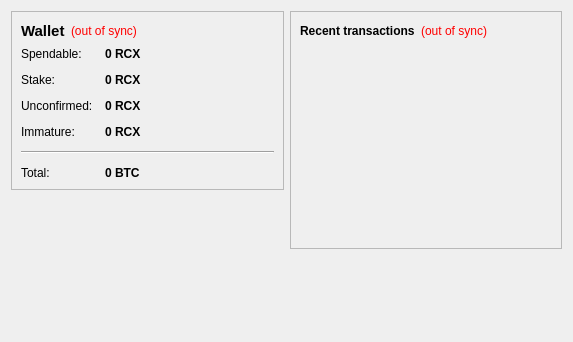
<?xml version="1.0" encoding="UTF-8"?>
<ui version="4.0">
 <class>OverviewPage</class>
 <widget class="QWidget" name="OverviewPage">
  <property name="geometry">
   <rect>
    <x>0</x>
    <y>0</y>
    <width>573</width>
    <height>342</height>
   </rect>
  </property>
  <property name="windowTitle">
   <string>Form</string>
  </property>
  <layout class="QHBoxLayout" name="horizontalLayout" stretch="1,1">
   <item>
    <layout class="QVBoxLayout" name="verticalLayout_2">
     <item>
      <widget class="QFrame" name="frame">
       <property name="frameShape">
        <enum>QFrame::StyledPanel</enum>
       </property>
       <property name="frameShadow">
        <enum>QFrame::Raised</enum>
       </property>
       <layout class="QVBoxLayout" name="verticalLayout_4">
        <item>
         <layout class="QHBoxLayout" name="horizontalLayout_4">
          <item>
           <widget class="QLabel" name="label_5">
            <property name="font">
             <font>
              <pointsize>11</pointsize>
              <weight>75</weight>
              <bold>true</bold>
             </font>
            </property>
            <property name="text">
             <string>Wallet</string>
            </property>
           </widget>
          </item>
          <item>
           <widget class="QLabel" name="labelWalletStatus">
            <property name="toolTip">
             <string>The displayed information may be out of date. Your wallet automatically synchronizes with the RedCrowCoin network after a connection is established, but this process has not completed yet.</string>
            </property>
            <property name="styleSheet">
             <string notr="true">QLabel { color: red; }</string>
            </property>
            <property name="text">
             <string notr="true">(out of sync)</string>
            </property>
            <property name="alignment">
             <set>Qt::AlignLeading|Qt::AlignLeft|Qt::AlignVCenter</set>
            </property>
           </widget>
          </item>
          <item>
           <spacer name="horizontalSpacer_2">
            <property name="orientation">
             <enum>Qt::Horizontal</enum>
            </property>
            <property name="sizeHint" stdset="0">
             <size>
              <width>40</width>
              <height>20</height>
             </size>
            </property>
           </spacer>
          </item>
         </layout>
        </item>
        <item>
         <layout class="QFormLayout" name="formLayout_2">
          <property name="fieldGrowthPolicy">
           <enum>QFormLayout::AllNonFixedFieldsGrow</enum>
          </property>
          <property name="horizontalSpacing">
           <number>12</number>
          </property>
          <property name="verticalSpacing">
           <number>12</number>
          </property>
          <item row="0" column="0">
           <widget class="QLabel" name="label">
            <property name="text">
             <string>Spendable:</string>
            </property>
           </widget>
          </item>
          <item row="0" column="1">
           <widget class="QLabel" name="labelBalance">
            <property name="font">
             <font>
              <weight>75</weight>
              <bold>true</bold>
             </font>
            </property>
            <property name="cursor">
             <cursorShape>IBeamCursor</cursorShape>
            </property>
            <property name="toolTip">
             <string>Your current spendable balance</string>
            </property>
            <property name="text">
             <string notr="true">0 RCX</string>
            </property>
            <property name="textInteractionFlags">
             <set>Qt::LinksAccessibleByMouse|Qt::TextSelectableByKeyboard|Qt::TextSelectableByMouse</set>
            </property>
           </widget>
          </item>
          <item row="1" column="0">
           <widget class="QLabel" name="label_6">
            <property name="text">
             <string>Stake:</string>
            </property>
           </widget>
          </item>
          <item row="1" column="1">
           <widget class="QLabel" name="labelStake">
            <property name="font">
             <font>
              <weight>75</weight>
              <bold>true</bold>
             </font>
            </property>
            <property name="cursor">
             <cursorShape>IBeamCursor</cursorShape>
            </property>
            <property name="toolTip">
             <string>Total of coins that was staked, and do not yet count toward the current balance</string>
            </property>
            <property name="text">
             <string notr="true">0 RCX</string>
            </property>
            <property name="textInteractionFlags">
             <set>Qt::LinksAccessibleByMouse|Qt::TextSelectableByKeyboard|Qt::TextSelectableByMouse</set>
            </property>
           </widget>
          </item>
          <item row="2" column="0">
           <widget class="QLabel" name="label_3">
            <property name="text">
             <string>Unconfirmed:</string>
            </property>
           </widget>
          </item>
          <item row="2" column="1">
           <widget class="QLabel" name="labelUnconfirmed">
            <property name="font">
             <font>
              <weight>75</weight>
              <bold>true</bold>
             </font>
            </property>
            <property name="cursor">
             <cursorShape>IBeamCursor</cursorShape>
            </property>
            <property name="toolTip">
             <string>Total of transactions that have yet to be confirmed, and do not yet count toward the current balance</string>
            </property>
            <property name="text">
             <string notr="true">0 RCX</string>
            </property>
            <property name="textInteractionFlags">
             <set>Qt::LinksAccessibleByMouse|Qt::TextSelectableByKeyboard|Qt::TextSelectableByMouse</set>
            </property>
           </widget>
          </item>
          <item row="3" column="0">
           <widget class="QLabel" name="labelImmatureText">
            <property name="text">
             <string>Immature:</string>
            </property>
           </widget>
          </item>
          <item row="3" column="1">
           <widget class="QLabel" name="labelImmature">
            <property name="font">
             <font>
              <weight>75</weight>
              <bold>true</bold>
             </font>
            </property>
            <property name="toolTip">
             <string>Mined balance that has not yet matured</string>
            </property>
            <property name="text">
             <string notr="true">0 RCX</string>
            </property>
            <property name="textInteractionFlags">
             <set>Qt::LinksAccessibleByMouse|Qt::TextSelectableByKeyboard|Qt::TextSelectableByMouse</set>
            </property>
           </widget>
          </item>
          <item row="4" column="0" colspan="2">
           <widget class="Line" name="line">
            <property name="orientation">
             <enum>Qt::Horizontal</enum>
            </property>
           </widget>
          </item>
          <item row="5" column="0">
           <widget class="QLabel" name="labelTotalText">
            <property name="text">
             <string>Total:</string>
            </property>
           </widget>
          </item>
          <item row="5" column="1">
           <widget class="QLabel" name="labelTotal">
            <property name="font">
             <font>
              <weight>75</weight>
              <bold>true</bold>
             </font>
            </property>
            <property name="cursor">
             <cursorShape>IBeamCursor</cursorShape>
            </property>
            <property name="toolTip">
             <string>Your current total balance</string>
            </property>
            <property name="text">
             <string notr="true">0 BTC</string>
            </property>
            <property name="textInteractionFlags">
             <set>Qt::LinksAccessibleByMouse|Qt::TextSelectableByKeyboard|Qt::TextSelectableByMouse</set>
            </property>
           </widget>
          </item>
         </layout>
        </item>
       </layout>
      </widget>
     </item>
     <item>
      <spacer name="verticalSpacer">
       <property name="orientation">
        <enum>Qt::Vertical</enum>
       </property>
       <property name="sizeHint" stdset="0">
        <size>
         <width>20</width>
         <height>40</height>
        </size>
       </property>
      </spacer>
     </item>
    </layout>
   </item>
   <item>
    <layout class="QVBoxLayout" name="verticalLayout_3">
     <item>
      <widget class="QFrame" name="frame_2">
       <property name="frameShape">
        <enum>QFrame::StyledPanel</enum>
       </property>
       <property name="frameShadow">
        <enum>QFrame::Raised</enum>
       </property>
       <layout class="QVBoxLayout" name="verticalLayout">
        <item>
         <layout class="QHBoxLayout" name="horizontalLayout_2">
          <item>
           <widget class="QLabel" name="label_4">
            <property name="text">
             <string>&lt;b&gt;Recent transactions&lt;/b&gt;</string>
            </property>
           </widget>
          </item>
          <item>
           <widget class="QLabel" name="labelTransactionsStatus">
            <property name="toolTip">
             <string>The displayed information may be out of date. Your wallet automatically synchronizes with the RedCrowCoin network after a connection is established, but this process has not completed yet.</string>
            </property>
            <property name="styleSheet">
             <string notr="true">QLabel { color: red; }</string>
            </property>
            <property name="text">
             <string notr="true">(out of sync)</string>
            </property>
            <property name="alignment">
             <set>Qt::AlignRight|Qt::AlignTrailing|Qt::AlignVCenter</set>
            </property>
           </widget>
          </item>
          <item>
           <spacer name="horizontalSpacer">
            <property name="orientation">
             <enum>Qt::Horizontal</enum>
            </property>
            <property name="sizeHint" stdset="0">
             <size>
              <width>40</width>
              <height>20</height>
             </size>
            </property>
           </spacer>
          </item>
         </layout>
        </item>
        <item>
         <widget class="QListView" name="listTransactions">
          <property name="styleSheet">
           <string notr="true">QListView { background: transparent; }</string>
          </property>
          <property name="frameShape">
           <enum>QFrame::NoFrame</enum>
          </property>
          <property name="verticalScrollBarPolicy">
           <enum>Qt::ScrollBarAlwaysOff</enum>
          </property>
          <property name="horizontalScrollBarPolicy">
           <enum>Qt::ScrollBarAlwaysOff</enum>
          </property>
          <property name="selectionMode">
           <enum>QAbstractItemView::NoSelection</enum>
          </property>
         </widget>
        </item>
       </layout>
      </widget>
     </item>
     <item>
      <spacer name="verticalSpacer_2">
       <property name="orientation">
        <enum>Qt::Vertical</enum>
       </property>
       <property name="sizeHint" stdset="0">
        <size>
         <width>20</width>
         <height>40</height>
        </size>
       </property>
      </spacer>
     </item>
    </layout>
   </item>
  </layout>
 </widget>
 <resources/>
 <connections/>
</ui>
